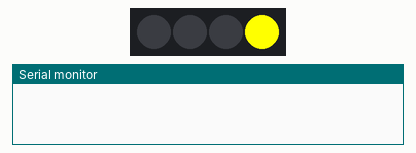
The sketch below on a simulated Arduino Nano, built with avr-gcc and run on an emulated ATmega328P. Shown: 4 RGB LEDs in strip order, left to right, the last lines printed to the serial monitor.

Above: at 0.01 s.
At 1.01 s:
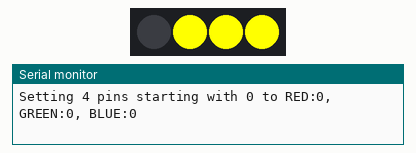
At 1.8 s:
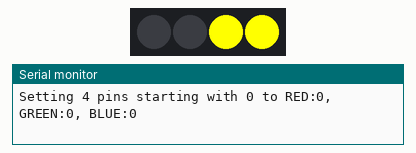
At 3.6 s:
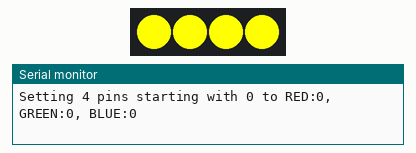
Timing chart, 0 to 5.1 s (numbered marks = the images above):
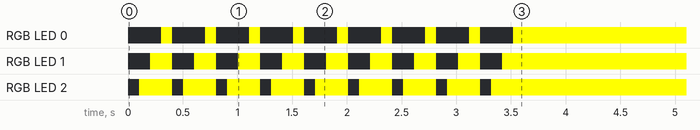

The sketch:

NeoPixel02.ino
```cpp
/*
	Name:       NeoPIxel01.ino
	Created:	12/13/2018 9:47:06 AM
	Author:     Bob Jones <bob@rhj4.com>
	Description:
		This is a test platform for the NeoPixel code and a development
		vehicle for defining the use of NeoPixels in NanoBots.
*/

#include <Adafruit_NeoPixel.h>

#define NEOPIXEL_PIN		5			//	PIN to connect strip to
#define NEOPIXEL_LED_COUNT	4

Adafruit_NeoPixel strip = Adafruit_NeoPixel ( NEOPIXEL_LED_COUNT, NEOPIXEL_PIN, NEO_GRB + NEO_KHZ800 );

bool tracing = true;
uint32_t color;

void setup () {
	Serial.begin ( 115200 );
	pinMode ( NEOPIXEL_PIN, OUTPUT );
	strip.begin ();
	strip.show ();
	strip.clear ();
	color = strip.Color ( 255, 255, 0 );
	test ();
}

void loop () {
}


void setStrip ( uint16_t startingIndex, uint16_t len, uint32_t color) {
	if (tracing) {
		Serial.print ( F ( "Setting " ) );
		Serial.print ( len );
		Serial.print ( F ( " pins starting with " ) );
		Serial.print ( startingIndex );
		Serial.print ( F ( " to " ) );
		showColor ( color );
		Serial.println ();
	}

	for (uint16_t pin = startingIndex; pin < startingIndex + len; pin++) {
		strip.setPixelColor ( pin, color );
	}
	strip.show ();
}

void showColor ( uint32_t color ) {
	uint8_t red = (int8_t) ( color >> 16 );
	uint8_t green = (int8_t) ( color >> 8 );
	uint8_t blue = (int8_t) color;
	Serial.print ( F ( "RED:" ) ); Serial.print ( red );
	Serial.print ( F ( ", GREEN:" ) ); Serial.print ( green );
	Serial.print ( F ( ", BLUE:" ) ); Serial.print ( blue );
}

uint32_t getColor ( uint8_t pin ) {
	return strip.getPixelColor ( pin );
}

uint8_t getBrightness ( ) {
	return strip.getBrightness ( );
}

void setBrightness ( uint8_t brightness ) {
	strip.setBrightness ( brightness );
}

void test ( ) {
	int repeat = 10;
	while (--repeat > 0) {
		uint16_t pin = 4;
		uint16_t index = 0;
		uint32_t color = strip.Color ( 255, 255, 0 );
		while (index++ < 4) {
			strip.setPixelColor ( pin-- - 1, color);
			strip.show ();
			delay ( 100 );
		}
		setStrip ( 0, 4, strip.Color(0,0,0));
	}

	setStrip ( 0, 4, strip.Color(255,255,0));
}
```
